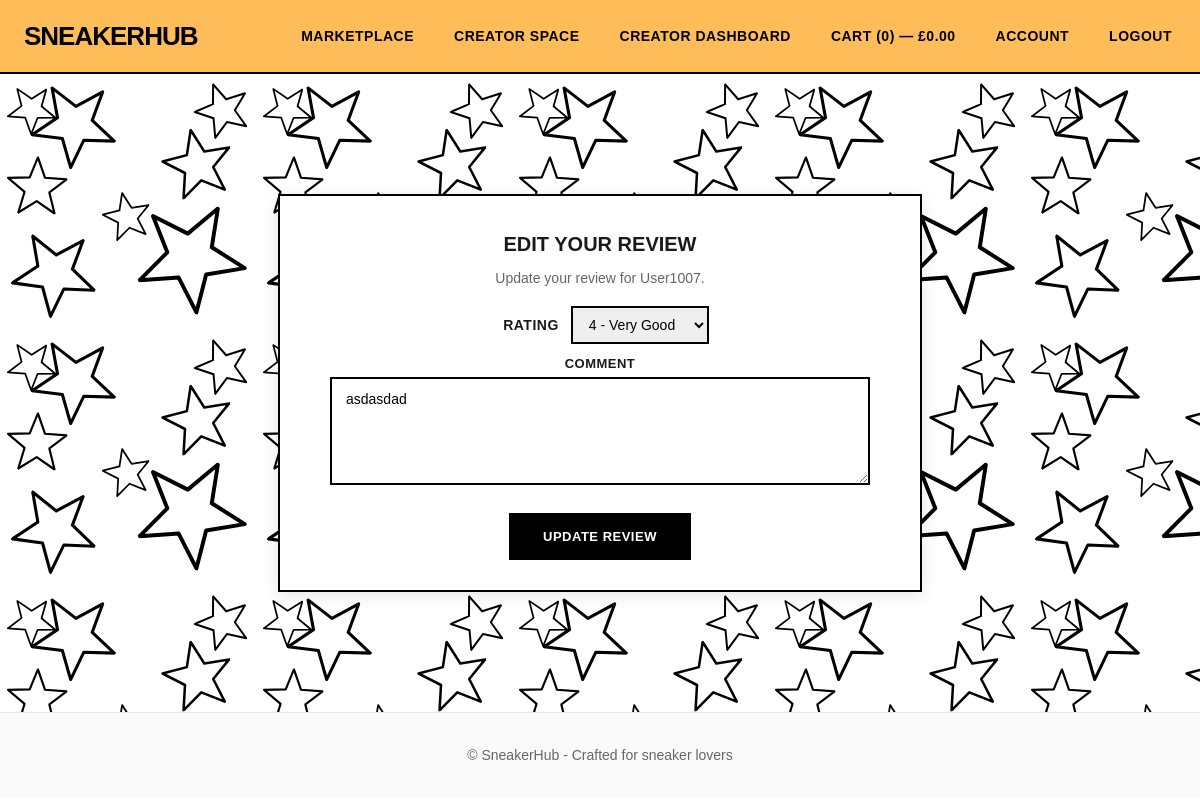
The app's page /reviews/edit/12/ (signed in) with its own data.
### reviews/models.py (models this page shows, shortened)
class Review(models.Model):
    reviewed_user = models.ForeignKey('auth.User', on_delete=models.CASCADE)
    reviewer_id = models.ForeignKey('auth.User', on_delete=models.CASCADE, related_name='reviews_made')
    rating = models.PositiveIntegerField()
    comment = models.TextField()
    created_at = models.DateTimeField(auto_now_add=True)
    updated_at = models.DateTimeField(auto_now=True)

### reviews/views.py (the view)
# urls.py: path('edit/<int:review_id>/', views.editReviewView, name='edit_review'),
@login_required
def editReviewView(request, review_id):
    review = Review.objects.get(id=review_id)
    if request.method == 'POST':
        rating = request.POST.get('rating')
        comment = request.POST.get('comment')
        review.rating = rating
        review.comment = comment
        review.save()
        return redirect('publicprofile:public_profile', profile_user=review.reviewed_user.id)
    else:
        context = {
            'review': review,
        }
        return render(request, 'reviews/edit_review.html', context)

### cart/context_processors.py (called while the page is built, shortened)
def cart_totals(request):
    cart = request.session.get('cart', {})
    count = 0
    total = 0.0
    return {'cart': {'count': count, 'total': total}}

### creatorspace/context_processors.py (called while the page is built)
def isBrandOwner(request):
    user = request.user
    isBrand = False
    if user.is_authenticated:
        brandCheck = Brand.objects.filter(owner=user).exists()
        if brandCheck:
            isBrand = True
    return {
        'isBrand': isBrand
    }

### reviews/templates/reviews/edit_review.html (shortened to what this page needs)
{% extends "base.html" %}
{% block content %}
<section class="edit-review-section">
    <div class="container">
        <div class="edit-review-card">
            <div class="edit-review-card-heading">
                <h1>Edit Your Review</h1>
                <p class="muted">Update your review for {{ review.reviewed_user.username|title }}.</p>
            </div>
            <form method="post" action="{% url 'reviews:edit_review' review.id %}" class="edit-review-form">
                <div class="form-group-rating">
                    <label for="rating">Rating</label>
                    <select name="rating" id="rating" required>
                        <option value="4" {% if review.rating == 4 %}selected{% endif %}>4 - Very Good</option>
                    </select>
                </div>
                <div class="form-group">
                    <label for="comment">Comment</label>
                    <textarea name="comment" id="comment" rows="5" required>{{ review.comment }}</textarea>
                </div>
                <button type="submit" class="btn-primary btn-large">Update Review</button>
            </form>
        </div>
    </div>
</section>
<footer class="site-footer" style="margin-top: 0px;">
    <div class="footer-inner">
        <p>&copy; {{ now.year }} SneakerHub - Crafted for sneaker lovers</p>
    </div>
</footer>
{% endblock %}

### static/css/styles.css (style rules this page uses)
body { margin: 0; font-family: Arial, sans-serif; background: white; color: #1a1a1a; }
.container { width: 100%; max-width: 1900px; margin: 0 auto; }
.site-footer { border-top: 1px solid #e5e5e5; background: #fafafa; margin-top: 48px; }
.footer-inner { padding: 20px 0; font-size: 14px; color: #666; text-align: center; }
.btn-primary { display: inline-block; background: #000; color: #fff; padding: 14px 32px; border-radius: 0; text-decoration: none; font-weight: 900; border: 2px solid #000; cursor: pointer; text-transform: uppercase; letter-spacing: 0.5px; font-size: 13px; transition: all 0.3s ease; margin-bottom: 10px; }
.add-review-section, .edit-review-section { text-align: center; background-image: url('../images/reviewbgtile.svg'); background-repeat: repeat; padding: 100px 20px; }
.add-review-card, .edit-review-card { border: 2px solid #000; border-radius: 0; padding: 20px; background: #fff; max-width: 600px; margin: 20px auto 20px auto; box-shadow: 0 4px 16px rgba(0,0,0,0.1); }
.add-review-card-heading h1, .edit-review-card-heading h1 { font-size: 20px; font-weight: 900; text-transform: uppercase; margin-bottom: 12px; }
.add-review-card-heading p, .edit-review-card-heading p { color: #666; font-size: 14px; margin-bottom: 20px; }
.add-review-form, .edit-review-form { display: flex; flex-direction: column; gap: 12px; }
.add-review-form label, .edit-review-form label { display: block; margin-bottom: 6px; font-weight: 700; text-transform: uppercase; letter-spacing: 0.5px; font-size: 13px; }
.add-review-form textarea, .edit-review-form textarea { width: 90%; padding: 12px 14px; border: 2px solid #000; border-radius: 0; font-size: 14px; box-sizing: border-box; font-family: inherit; transition: all 0.3s ease; resize: vertical; min-height: 100px; }
.add-review-form .btn-primary, .edit-review-form .btn-primary { margin-top: 12px; align-self: center; }
.form-group-rating { display: flex; align-items: center; gap: 12px; margin: 0 auto; }
.form-group-rating label { margin: 0px 0px 0px 12px; font-size: 14px; }
.form-group-rating select { padding: 8px 12px; border: 2px solid #000; font-size: 14px; transition: all 0.3s ease; }

### records on screen
Review: reviewed_user.username "User1007", rating "4 - Very Good", comment "asdasdad"

### other values on screen
{{ cart.count|default:0 }} "0"
{{ cart.total|default:0|floatformat:2 }} "0.00"
